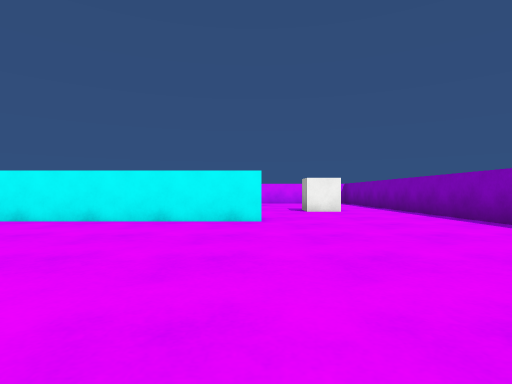
View 1 (above)

18 first-person views from a walk through a 3-D level made in the Unity game engine. The camera is 0.58 m above the floor, looks level and sees 80° across. The floor is counted in squares, 1 m on a side. Each view is taken from the middle of a square. On the plan, view 1 faces up. The plan holds only what a view shows up to about 9 squares ahead; the rest is blank. The player character is not drawn. Surface patterns are stand-ins for the level's own textures.

View 2
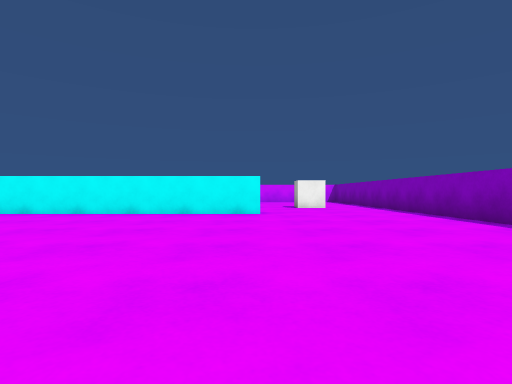

View 3
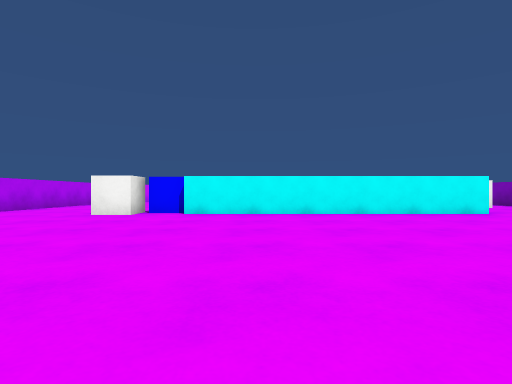

View 4
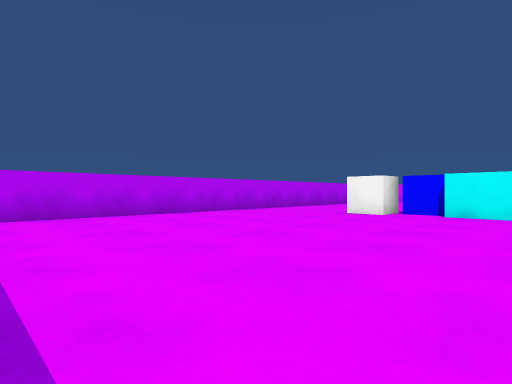

View 5
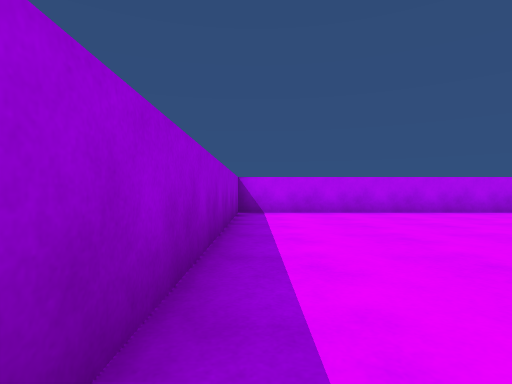

View 6
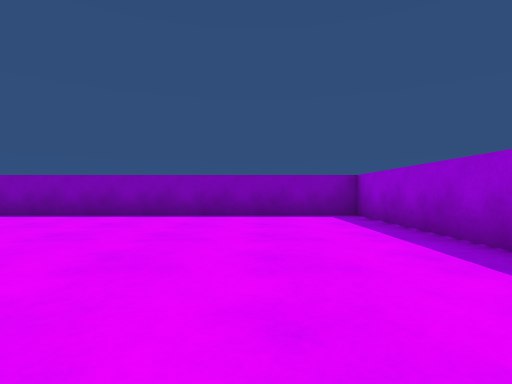

View 7
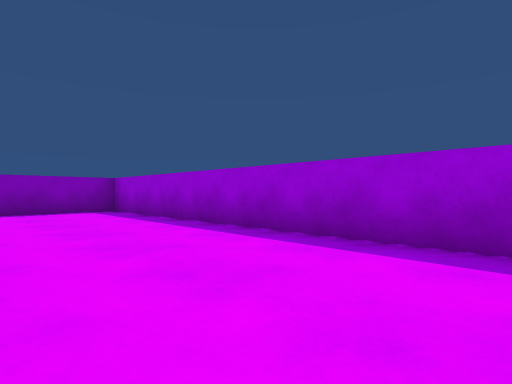

View 8
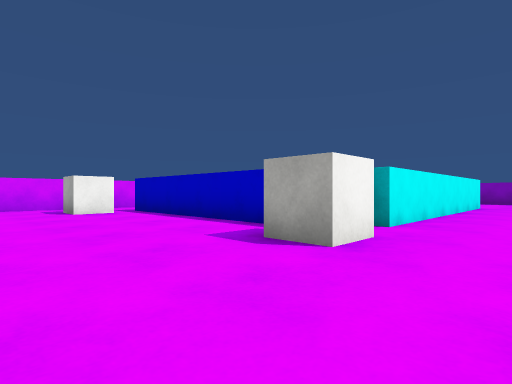

View 9
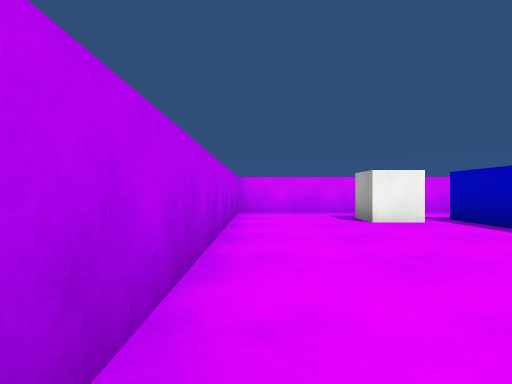

View 10
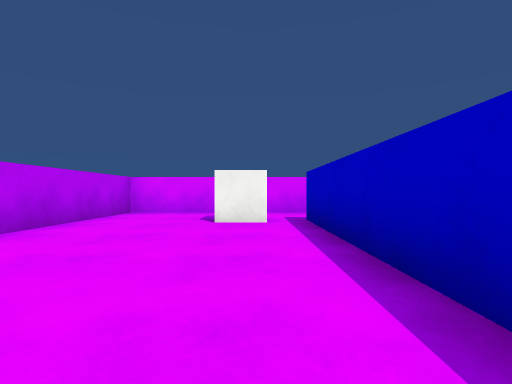

View 11
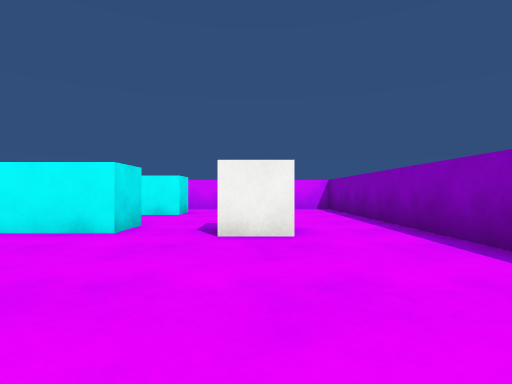

View 12
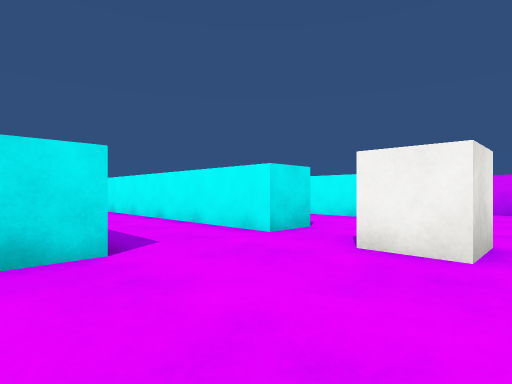

View 13
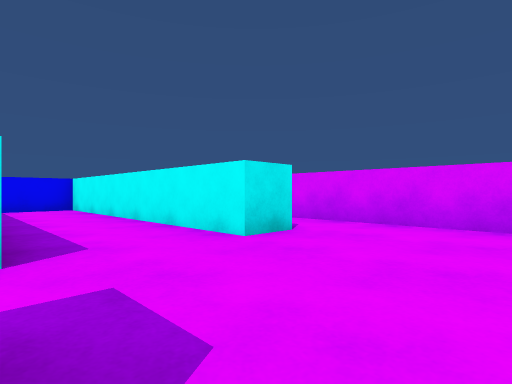

View 14
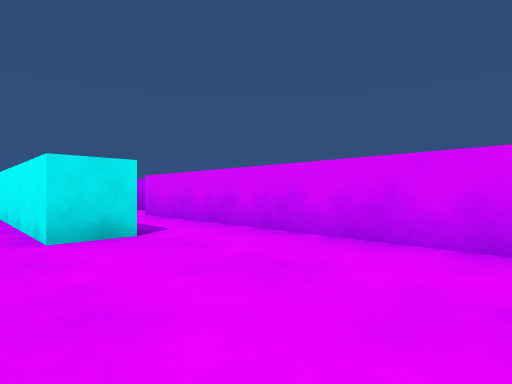

View 15
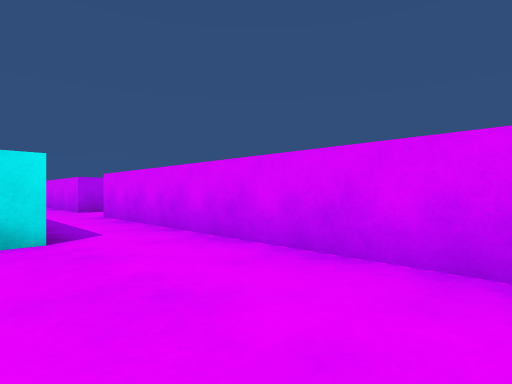

View 16
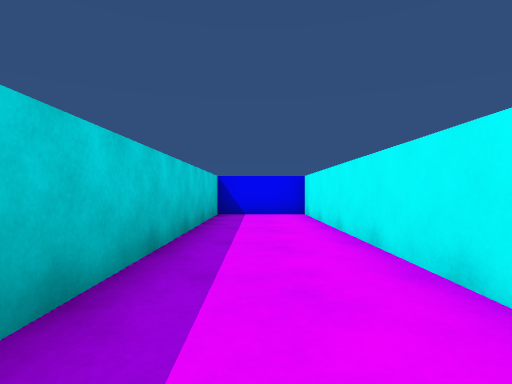

View 17
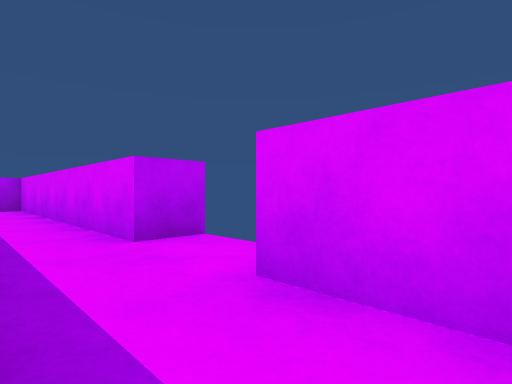

View 18
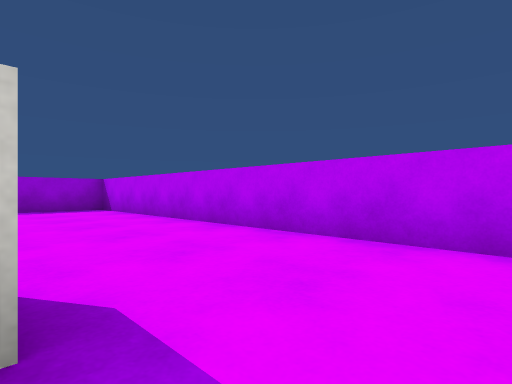

### Floor plan
Points are (right, up) in squares from view 1. A wall is a line through its corners. A room is listed if a view was taken in it or the views show most of it. See-through windows are left out.
Room 1 (views 1, 2, 3, 4, 5, 6, 7, 8, 9, 10, 11, 12, 13, 14, 15, 16, 17, 18)
walls: (-7.9, 6.4) (-9, 6.4); (0.1, 6) (-7.9, 6); (0.1, 7) (0.1, 6.2); (-9.2, 5.7) (-10.2, 5.7) (-10.2, 6.8); (-8.9, 7.8) (-8.9, 13.5); (0.1, 10.4) (0.1, 9.3) (-7.9, 9.3) (-7.9, 7) (-1.1, 7); (-7.9, 11.9) (-7.9, 11); (2.5, 9.9) (2.5, 9) (1.5, 9); (-9.8, 12.7) (-10.8, 12.7) (-10.8, 13.8); (0.1, 13.8) (0.1, 12.7) (-7, 12.7); (-5.5, 16.5) (-5.5, 15.5) (-13.5, 15.5) (-13.5, -2.5); (-13.1, -2.5) (4.5, -2.5) (4.5, 14); (3.9, 15.5) (-3.5, 15.5)

Where each view was taken, in squares from view 1:
view 1: 0 up, 0 right, facing up
view 2: 2 down, 0 right, facing up
view 3: 2 down, 6 left, facing up
view 4: 2 down, 6 left, facing up-left
view 5: 2 down, 5 left, facing left
view 6: 0 up, 3 left, facing right
view 7: 1 up, 5 left, facing down-right
view 8: 4 up, 13 left, facing up-right
view 9: 7 up, 13 left, facing up
view 10: 7 up, 10 left, facing up
view 11: 5 up, 2 right, facing up
view 12: 6 up, 3 right, facing up-left
view 13: 10 up, 3 right, facing up-left
view 14: 12 up, 4 right, facing up-left
view 15: 13 up, 4 right, facing up-left
view 16: 8 up, 0 right, facing left
view 17: 14 up, 2 left, facing up-left
view 18: 8 up, 10 left, facing down-left
